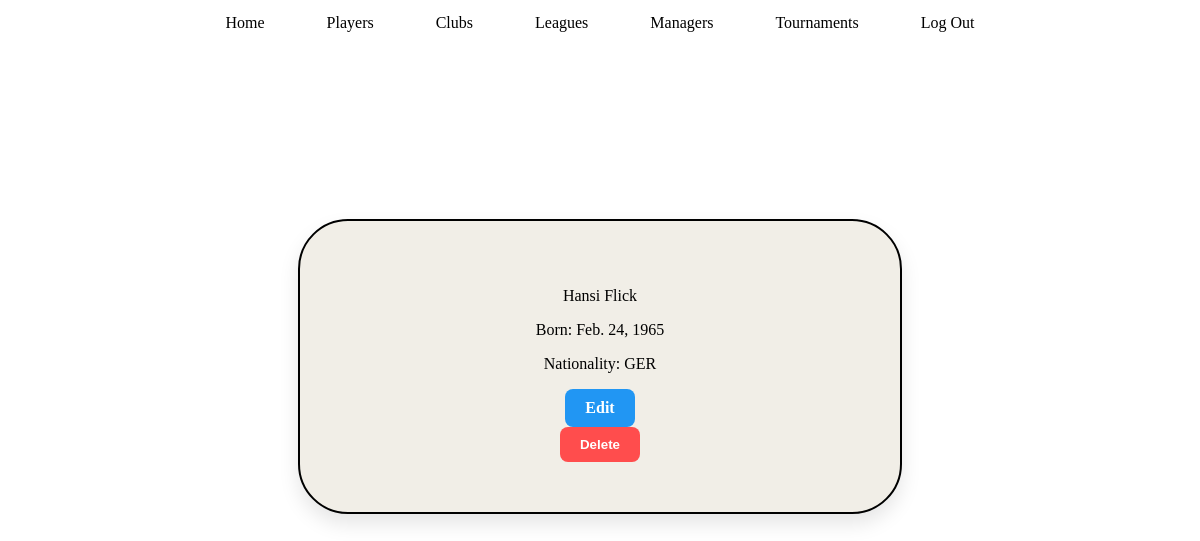
/football_tracker/managers/1/ (signed in), run on the app's committed database.
### football_tracker/models.py (models this page shows, shortened)
class Manager(models.Model):
    first_name = models.CharField(max_length=50)
    last_name = models.CharField(max_length=50)
    birth_date = models.DateField(null=False, blank=False)
    nationality = models.CharField(max_length=3, help_text="Three letter country code, eg. POL, GER, ENG")

### football_tracker/views.py (the view)
# urls.py: path('managers/<int:id>/', views.manager_details_html, name='manager-details'),
@login_required(login_url='user-login')
@permission_required('football_tracker.view_manager', raise_exception=True)
def manager_details_html(request, id):
    try:
        manager = Manager.objects.get(id=id)
    except:
        raise Http404("Manager doesn't exist in the database")
    if request.method == "GET":
        return render(request, 'football_tracker/manager/details.html', {'manager': manager})
    if request.method == "POST":
        manager.delete()
        return redirect('manager-list')

### football_tracker/templates/football_tracker/manager/details.html (shortened to what this page needs)
{% extends "football_tracker/base.html" %}
{% block content %}
<div class="center-wrapper">
    <div class="main-box">
        <p>{{ manager.first_name }} {{ manager.last_name }}</p>
        <p>Born: {{ manager.birth_date }}</p>
        <p>Nationality: {{ manager.nationality }}</p>
        {% if perms.football_tracker.change_manager %}
            <a class="button-edit" href="{% url 'manager-update' manager.id %}">Edit</a>
        {% endif %}
        <form method="post">
            {% if perms.football_tracker.delete_manager %}
                <button class="button-delete" type="submit" onclick="return confirm('Are you sure you want to delete this manager?');">
                    Delete
                </button>
            {% endif %}
        </form>
    </div>
</div>
{% endblock %}

### football_tracker/static/css/football_tracker.css (style rules this page uses)
body { margin: 0; padding: 0; background-color: white; }
a { text-decoration: none; color: #2196F3; }
.center-wrapper { display: flex; justify-content: center; align-items: center; min-height: 80vh; }
.main-box { height: auto; width: 500px; border: 2px solid black; padding: 50px; border-radius: 50px; background-color: #F1EEE7; text-align: center; box-shadow: 0 10px 20px rgba(0,0,0,0.1); }
.button-delete { background-color: #ff4d4d; color: white; border: none; padding: 10px 20px; border-radius: 8px; font-weight: bold; cursor: pointer; transition: background-color 0.3s ease; }
.button-edit { display: inline-block; background-color: #2196F3; color: white; border: none; padding: 10px 20px; border-radius: 8px; font-weight: bold; text-decoration: none; text-align: center; cursor: pointer; transition: background-color 0.3s ease; }

### data on the page
Manager: first_name "Hansi", last_name "Flick", birth_date "Feb. 24, 1965", nationality "GER"
